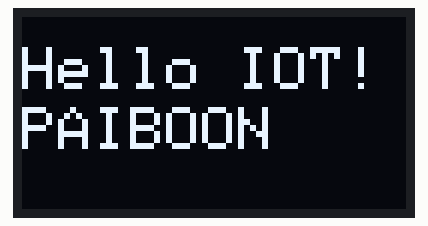
The sketch below on a simulated Arduino Uno, built with avr-gcc and run on an emulated ATmega328P. Shown: 128×64 one-colour display.

Above: at 2.1 s.

The sketch:

Exp01_OLED.ino
```cpp
#include <Wire.h>
#include <Adafruit_GFX.h>
#include <Adafruit_SSD1306.h>

#define SCREEN_WIDTH 128 // OLED display width, in pixels
#define SCREEN_HEIGHT 64 // OLED display height, in pixels

// Declaration for an SSD1306 display connected to I2C (SDA, SCL pins)
Adafruit_SSD1306 display(SCREEN_WIDTH, SCREEN_HEIGHT, &Wire, -1);

void setup() {
  Serial.begin(115200);
  delay(2000);
  if(!display.begin(SSD1306_SWITCHCAPVCC, 0x3C)) { // Address 0x3D for 128x64
    Serial.println(F("SSD1306 allocation failed"));
    for(;;);
  }
  display.clearDisplay();
  display.setTextSize(2);
  display.setTextColor(WHITE);
  display.setCursor(0, 10);
  display.println("Hello IOT!");
  display.setCursor(0, 30);
  display.println("PAIBOON");
  display.display();
}

void loop() {

}
```
